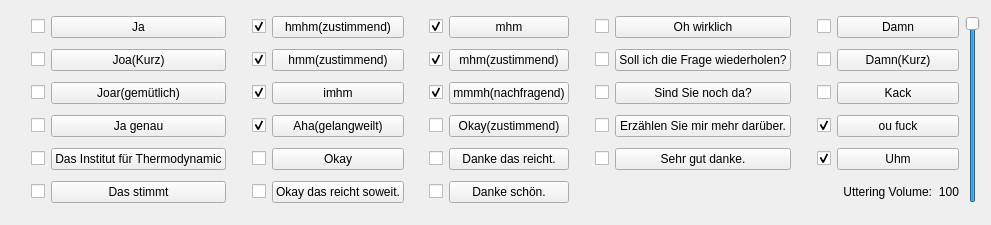
      <widget class="QWidget" name="scrollAreaWidgetContents_2">
       <property name="geometry">
        <rect>
         <x>0</x>
         <y>0</y>
         <width>991</width>
         <height>225</height>
        </rect>
       </property>
       <layout class="QGridLayout" name="gridLayout_8">
        <item row="2" column="7">
         <widget class="QPushButton" name="pushButton_79">
          <property name="sizePolicy">
           <sizepolicy hsizetype="Minimum" vsizetype="Minimum">
            <horstretch>0</horstretch>
            <verstretch>0</verstretch>
           </sizepolicy>
          </property>
          <property name="text">
           <string>Sind Sie noch da?</string>
          </property>
         </widget>
        </item>
        <item row="2" column="3">
         <widget class="QPushButton" name="pushButton_28">
          <property name="sizePolicy">
           <sizepolicy hsizetype="Minimum" vsizetype="Minimum">
            <horstretch>0</horstretch>
            <verstretch>0</verstretch>
           </sizepolicy>
          </property>
          <property name="text">
           <string>imhm</string>
          </property>
         </widget>
        </item>
        <item row="3" column="1">
         <widget class="QPushButton" name="pushButton_24">
          <property name="sizePolicy">
           <sizepolicy hsizetype="Minimum" vsizetype="Minimum">
            <horstretch>0</horstretch>
            <verstretch>0</verstretch>
           </sizepolicy>
          </property>
          <property name="text">
           <string>Ja genau</string>
          </property>
         </widget>
        </item>
        <item row="0" column="7">
         <widget class="QPushButton" name="pushButton_85">
          <property name="sizePolicy">
           <sizepolicy hsizetype="Minimum" vsizetype="Minimum">
            <horstretch>0</horstretch>
            <verstretch>0</verstretch>
           </sizepolicy>
          </property>
          <property name="text">
           <string>Oh wirklich</string>
          </property>
         </widget>
        </item>
        <item row="3" column="7">
         <widget class="QPushButton" name="pushButton_52">
          <property name="sizePolicy">
           <sizepolicy hsizetype="Minimum" vsizetype="Minimum">
            <horstretch>0</horstretch>
            <verstretch>0</verstretch>
           </sizepolicy>
          </property>
          <property name="text">
           <string>Erzählen Sie mir mehr darüber.</string>
          </property>
         </widget>
        </item>
        <item row="3" column="9">
         <widget class="QPushButton" name="pushButton_43">
          <property name="sizePolicy">
           <sizepolicy hsizetype="Minimum" vsizetype="Minimum">
            <horstretch>0</horstretch>
            <verstretch>0</verstretch>
           </sizepolicy>
          </property>
          <property name="text">
           <string>ou fuck</string>
          </property>
         </widget>
        </item>
        <item row="0" column="5">
         <widget class="QPushButton" name="pushButton_81">
          <property name="sizePolicy">
           <sizepolicy hsizetype="Minimum" vsizetype="Minimum">
            <horstretch>0</horstretch>
            <verstretch>0</verstretch>
           </sizepolicy>
          </property>
          <property name="text">
           <string>mhm</string>
          </property>
         </widget>
        </item>
        <item row="3" column="3">
         <widget class="QPushButton" name="pushButton_83">
          <property name="sizePolicy">
           <sizepolicy hsizetype="Minimum" vsizetype="Minimum">
            <horstretch>0</horstretch>
            <verstretch>0</verstretch>
           </sizepolicy>
          </property>
          <property name="text">
           <string>Aha(gelangweilt)</string>
          </property>
         </widget>
        </item>
        <item row="5" column="3">
         <widget class="QPushButton" name="pushButton_56">
          <property name="sizePolicy">
           <sizepolicy hsizetype="Minimum" vsizetype="Minimum">
            <horstretch>0</horstretch>
            <verstretch>0</verstretch>
           </sizepolicy>
          </property>
          <property name="text">
           <string>Okay das reicht soweit.</string>
          </property>
         </widget>
        </item>
        <item row="1" column="1">
         <widget class="QPushButton" name="pushButton_21">
          <property name="sizePolicy">
           <sizepolicy hsizetype="Minimum" vsizetype="Minimum">
            <horstretch>0</horstretch>
            <verstretch>0</verstretch>
           </sizepolicy>
          </property>
          <property name="text">
           <string>Joa(Kurz)</string>
          </property>
         </widget>
        </item>
        <item row="4" column="3">
         <widget class="QPushButton" name="pushButton_86">
          <property name="sizePolicy">
           <sizepolicy hsizetype="Minimum" vsizetype="Minimum">
            <horstretch>0</horstretch>
            <verstretch>0</verstretch>
           </sizepolicy>
          </property>
          <property name="text">
           <string>Okay</string>
          </property>
         </widget>
        </item>
        <item row="4" column="5">
         <widget class="QPushButton" name="pushButton_59">
          <property name="sizePolicy">
           <sizepolicy hsizetype="Minimum" vsizetype="Minimum">
            <horstretch>0</horstretch>
            <verstretch>0</verstretch>
           </sizepolicy>
          </property>
          <property name="text">
           <string>Danke das reicht.</string>
          </property>
         </widget>
        </item>
        <item row="5" column="5">
         <widget class="QPushButton" name="pushButton_48">
          <property name="sizePolicy">
           <sizepolicy hsizetype="Minimum" vsizetype="Minimum">
            <horstretch>0</horstretch>
            <verstretch>0</verstretch>
           </sizepolicy>
          </property>
          <property name="text">
           <string>Danke schön.</string>
          </property>
         </widget>
        </item>
        <item row="4" column="7">
         <widget class="QPushButton" name="pushButton_54">
          <property name="sizePolicy">
           <sizepolicy hsizetype="Minimum" vsizetype="Minimum">
            <horstretch>0</horstretch>
            <verstretch>0</verstretch>
           </sizepolicy>
          </property>
          <property name="text">
           <string>Sehr gut danke.</string>
          </property>
         </widget>
        </item>
        <item row="2" column="1">
         <widget class="QPushButton" name="pushButton_20">
          <property name="sizePolicy">
           <sizepolicy hsizetype="Minimum" vsizetype="Minimum">
            <horstretch>0</horstretch>
            <verstretch>0</verstretch>
           </sizepolicy>
          </property>
          <property name="text">
           <string>Joar(gemütlich)</string>
          </property>
         </widget>
        </item>
        <item row="2" column="5">
         <widget class="QPushButton" name="pushButton_87">
          <property name="sizePolicy">
           <sizepolicy hsizetype="Minimum" vsizetype="Minimum">
            <horstretch>0</horstretch>
            <verstretch>0</verstretch>
           </sizepolicy>
          </property>
          <property name="text">
           <string>mmmh(nachfragend)</string>
          </property>
         </widget>
        </item>
        <item row="3" column="5">
         <widget class="QPushButton" name="pushButton_90">
          <property name="sizePolicy">
           <sizepolicy hsizetype="Minimum" vsizetype="Minimum">
            <horstretch>0</horstretch>
            <verstretch>0</verstretch>
           </sizepolicy>
          </property>
          <property name="text">
           <string>Okay(zustimmend)</string>
          </property>
         </widget>
        </item>
        <item row="1" column="5">
         <widget class="QPushButton" name="pushButton_58">
          <property name="sizePolicy">
           <sizepolicy hsizetype="Minimum" vsizetype="Minimum">
            <horstretch>0</horstretch>
            <verstretch>0</verstretch>
           </sizepolicy>
          </property>
          <property name="text">
           <string>mhm(zustimmend)</string>
          </property>
         </widget>
        </item>
        <item row="2" column="9">
         <widget class="QPushButton" name="pushButton_39">
          <property name="sizePolicy">
           <sizepolicy hsizetype="Minimum" vsizetype="Minimum">
            <horstretch>0</horstretch>
            <verstretch>0</verstretch>
           </sizepolicy>
          </property>
          <property name="text">
           <string>Kack</string>
          </property>
         </widget>
        </item>
        <item row="0" column="1">
         <widget class="QPushButton" name="pushButton_18">
          <property name="sizePolicy">
           <sizepolicy hsizetype="Minimum" vsizetype="Minimum">
            <horstretch>0</horstretch>
            <verstretch>0</verstretch>
           </sizepolicy>
          </property>
          <property name="text">
           <string>Ja</string>
          </property>
         </widget>
        </item>
        <item row="1" column="3">
         <widget class="QPushButton" name="pushButton_40">
          <property name="sizePolicy">
           <sizepolicy hsizetype="Minimum" vsizetype="Minimum">
            <horstretch>0</horstretch>
            <verstretch>0</verstretch>
           </sizepolicy>
          </property>
          <property name="text">
           <string>hmm(zustimmend)</string>
          </property>
         </widget>
        </item>
        <item row="4" column="1">
         <widget class="QPushButton" name="pushButton_31">
          <property name="sizePolicy">
           <sizepolicy hsizetype="Minimum" vsizetype="Minimum">
            <horstretch>0</horstretch>
            <verstretch>0</verstretch>
           </sizepolicy>
          </property>
          <property name="text">
           <string>Das Institut für Thermodynamic</string>
          </property>
         </widget>
        </item>
        <item row="4" column="9">
         <widget class="QPushButton" name="pushButton_65">
          <property name="sizePolicy">
           <sizepolicy hsizetype="Minimum" vsizetype="Minimum">
            <horstretch>0</horstretch>
            <verstretch>0</verstretch>
           </sizepolicy>
          </property>
          <property name="autoFillBackground">
           <bool>false</bool>
          </property>
          <property name="text">
           <string>Uhm</string>
          </property>
         </widget>
        </item>
        <item row="5" column="1">
         <widget class="QPushButton" name="pushButton_33">
          <property name="sizePolicy">
           <sizepolicy hsizetype="Minimum" vsizetype="Minimum">
            <horstretch>0</horstretch>
            <verstretch>0</verstretch>
           </sizepolicy>
          </property>
          <property name="text">
           <string>Das stimmt</string>
          </property>
         </widget>
        </item>
        <item row="0" column="9">
         <widget class="QPushButton" name="pushButton_36">
          <property name="sizePolicy">
           <sizepolicy hsizetype="Minimum" vsizetype="Minimum">
            <horstretch>0</horstretch>
            <verstretch>0</verstretch>
           </sizepolicy>
          </property>
          <property name="text">
           <string>Damn</string>
          </property>
         </widget>
        </item>
        <item row="1" column="9">
         <widget class="QPushButton" name="pushButton_84">
          <property name="sizePolicy">
           <sizepolicy hsizetype="Minimum" vsizetype="Minimum">
            <horstretch>0</horstretch>
            <verstretch>0</verstretch>
           </sizepolicy>
          </property>
          <property name="text">
           <string>Damn(Kurz)</string>
          </property>
         </widget>
        </item>
        <item row="1" column="7">
         <widget class="QPushButton" name="pushButton_78">
          <property name="text">
           <string>Soll ich die Frage wiederholen?</string>
          </property>
         </widget>
        </item>
        <item row="0" column="3">
         <widget class="QPushButton" name="pushButton_80">
          <property name="sizePolicy">
           <sizepolicy hsizetype="Minimum" vsizetype="Minimum">
            <horstretch>0</horstretch>
            <verstretch>0</verstretch>
           </sizepolicy>
          </property>
          <property name="text">
           <string>hmhm(zustimmend)</string>
          </property>
         </widget>
        </item>
        <item row="0" column="10" rowspan="6">
         <widget class="QSlider" name="slider_1">
          <property name="sizePolicy">
           <sizepolicy hsizetype="Fixed" vsizetype="Minimum">
            <horstretch>0</horstretch>
            <verstretch>0</verstretch>
           </sizepolicy>
          </property>
          <property name="maximum">
           <number>100</number>
          </property>
          <property name="value">
           <number>100</number>
          </property>
          <property name="orientation">
           <enum>Qt::Vertical</enum>
          </property>
         </widget>
        </item>
        <item row="5" column="9">
         <layout class="QGridLayout" name="gridLayout_5">
          <item row="0" column="0">
           <widget class="QFrame" name="frame_5">
            <property name="frameShape">
             <enum>QFrame::NoFrame</enum>
            </property>
            <property name="frameShadow">
             <enum>QFrame::Plain</enum>
            </property>
           </widget>
          </item>
          <item row="0" column="1">
           <layout class="QGridLayout" name="gridLayout_2">
            <item row="0" column="0">
             <widget class="QLabel" name="label">
              <property name="text">
               <string>&lt;html&gt;&lt;head/&gt;&lt;body&gt;&lt;p align=&quot;right&quot;&gt;Uttering Volume:&lt;/p&gt;&lt;/body&gt;&lt;/html&gt;</string>
              </property>
              <property name="alignment">
               <set>Qt::AlignRight|Qt::AlignTrailing|Qt::AlignVCenter</set>
              </property>
             </widget>
            </item>
            <item row="0" column="1">
             <widget class="QLabel" name="label_3">
              <property name="sizePolicy">
               <sizepolicy hsizetype="Preferred" vsizetype="Preferred">
                <horstretch>0</horstretch>
                <verstretch>0</verstretch>
               </sizepolicy>
              </property>
              <property name="minimumSize">
               <size>
                <width>20</width>
                <height>0</height>
               </size>
              </property>
              <property name="text">
               <string>100</string>
              </property>
              <property name="alignment">
               <set>Qt::AlignRight|Qt::AlignTrailing|Qt::AlignVCenter</set>
              </property>
             </widget>
            </item>
           </layout>
          </item>
         </layout>
        </item>
        <item row="5" column="2">
         <widget class="QCheckBox" name="checkBox_56">
          <property name="layoutDirection">
           <enum>Qt::RightToLeft</enum>
          </property>
          <property name="text">
           <string/>
          </property>
         </widget>
        </item>
        <item row="3" column="2">
         <widget class="QCheckBox" name="checkBox_83">
          <property name="layoutDirection">
           <enum>Qt::RightToLeft</enum>
          </property>
          <property name="text">
           <string/>
          </property>
          <property name="checked">
           <bool>true</bool>
          </property>
         </widget>
        </item>
        <item row="4" column="2">
         <widget class="QCheckBox" name="checkBox_86">
          <property name="layoutDirection">
           <enum>Qt::RightToLeft</enum>
          </property>
          <property name="text">
           <string/>
          </property>
         </widget>
        </item>
        <item row="2" column="4">
         <widget class="QCheckBox" name="checkBox_87">
          <property name="layoutDirection">
           <enum>Qt::RightToLeft</enum>
          </property>
          <property name="text">
           <string/>
          </property>
          <property name="checked">
           <bool>true</bool>
          </property>
         </widget>
        </item>
        <item row="0" column="4">
         <widget class="QCheckBox" name="checkBox_81">
          <property name="layoutDirection">
           <enum>Qt::RightToLeft</enum>
          </property>
          <property name="text">
           <string/>
          </property>
          <property name="checked">
           <bool>true</bool>
          </property>
         </widget>
        </item>
        <item row="3" column="4">
         <widget class="QCheckBox" name="checkBox_90">
          <property name="layoutDirection">
           <enum>Qt::RightToLeft</enum>
          </property>
          <property name="text">
           <string/>
          </property>
         </widget>
        </item>
        <item row="1" column="4">
         <widget class="QCheckBox" name="checkBox_58">
          <property name="layoutDirection">
           <enum>Qt::RightToLeft</enum>
          </property>
          <property name="text">
           <string/>
          </property>
          <property name="checked">
           <bool>true</bool>
          </property>
         </widget>
        </item>
        <item row="0" column="0">
         <widget class="QCheckBox" name="checkBox_18">
          <property name="layoutDirection">
           <enum>Qt::RightToLeft</enum>
          </property>
          <property name="text">
           <string/>
          </property>
         </widget>
        </item>
        <item row="2" column="6">
         <widget class="QCheckBox" name="checkBox_79">
          <property name="layoutDirection">
           <enum>Qt::RightToLeft</enum>
          </property>
          <property name="text">
           <string/>
          </property>
         </widget>
        </item>
        <item row="0" column="6">
         <widget class="QCheckBox" name="checkBox_85">
          <property name="layoutDirection">
           <enum>Qt::RightToLeft</enum>
          </property>
          <property name="text">
           <string/>
          </property>
         </widget>
        </item>
        <item row="4" column="6">
         <widget class="QCheckBox" name="checkBox_54">
          <property name="layoutDirection">
           <enum>Qt::RightToLeft</enum>
          </property>
          <property name="text">
           <string/>
          </property>
         </widget>
        </item>
        <item row="4" column="4">
         <widget class="QCheckBox" name="checkBox_59">
          <property name="layoutDirection">
           <enum>Qt::RightToLeft</enum>
          </property>
          <property name="text">
           <string/>
          </property>
         </widget>
        </item>
        <item row="3" column="6">
         <widget class="QCheckBox" name="checkBox_52">
          <property name="layoutDirection">
           <enum>Qt::RightToLeft</enum>
          </property>
          <property name="text">
           <string/>
          </property>
         </widget>
        </item>
        <item row="5" column="4">
         <widget class="QCheckBox" name="checkBox_48">
          <property name="layoutDirection">
           <enum>Qt::RightToLeft</enum>
          </property>
          <property name="text">
           <string/>
          </property>
         </widget>
        </item>
        <item row="1" column="6">
         <widget class="QCheckBox" name="checkBox_78">
          <property name="layoutDirection">
           <enum>Qt::RightToLeft</enum>
          </property>
          <property name="text">
           <string/>
          </property>
         </widget>
        </item>
        <item row="1" column="0">
         <widget class="QCheckBox" name="checkBox_21">
          <property name="layoutDirection">
           <enum>Qt::RightToLeft</enum>
          </property>
          <property name="text">
           <string/>
          </property>
         </widget>
        </item>
        <item row="2" column="0">
         <widget class="QCheckBox" name="checkBox_20">
          <property name="layoutDirection">
           <enum>Qt::RightToLeft</enum>
          </property>
          <property name="text">
           <string/>
          </property>
         </widget>
        </item>
        <item row="3" column="0">
         <widget class="QCheckBox" name="checkBox_24">
          <property name="layoutDirection">
           <enum>Qt::RightToLeft</enum>
          </property>
          <property name="text">
           <string/>
          </property>
         </widget>
        </item>
        <item row="4" column="0">
         <widget class="QCheckBox" name="checkBox_31">
          <property name="layoutDirection">
           <enum>Qt::RightToLeft</enum>
          </property>
          <property name="text">
           <string/>
          </property>
         </widget>
        </item>
        <item row="5" column="0">
         <widget class="QCheckBox" name="checkBox_33">
          <property name="layoutDirection">
           <enum>Qt::RightToLeft</enum>
          </property>
          <property name="text">
           <string/>
          </property>
         </widget>
        </item>
        <item row="0" column="2">
         <widget class="QCheckBox" name="checkBox_80">
          <property name="layoutDirection">
           <enum>Qt::RightToLeft</enum>
          </property>
          <property name="text">
           <string/>
          </property>
          <property name="checked">
           <bool>true</bool>
          </property>
         </widget>
        </item>
        <item row="1" column="2">
         <widget class="QCheckBox" name="checkBox_40">
          <property name="layoutDirection">
           <enum>Qt::RightToLeft</enum>
          </property>
          <property name="text">
           <string/>
          </property>
          <property name="checked">
           <bool>true</bool>
          </property>
         </widget>
        </item>
        <item row="2" column="2">
         <widget class="QCheckBox" name="checkBox_28">
          <property name="layoutDirection">
           <enum>Qt::RightToLeft</enum>
          </property>
          <property name="text">
           <string/>
          </property>
          <property name="checked">
           <bool>true</bool>
          </property>
         </widget>
        </item>
        <item row="0" column="8">
         <widget class="QCheckBox" name="checkBox_36">
          <property name="layoutDirection">
           <enum>Qt::RightToLeft</enum>
          </property>
          <property name="text">
           <string/>
          </property>
         </widget>
        </item>
        <item row="1" column="8">
         <widget class="QCheckBox" name="checkBox_84">
          <property name="layoutDirection">
           <enum>Qt::RightToLeft</enum>
          </property>
          <property name="text">
           <string/>
          </property>
         </widget>
        </item>
        <item row="2" column="8">
         <widget class="QCheckBox" name="checkBox_39">
          <property name="layoutDirection">
           <enum>Qt::RightToLeft</enum>
          </property>
          <property name="text">
           <string/>
          </property>
         </widget>
        </item>
        <item row="3" column="8">
         <widget class="QCheckBox" name="checkBox_43">
          <property name="layoutDirection">
           <enum>Qt::RightToLeft</enum>
          </property>
          <property name="text">
           <string/>
          </property>
          <property name="checked">
           <bool>true</bool>
          </property>
         </widget>
        </item>
        <item row="4" column="8">
         <widget class="QCheckBox" name="checkBox_65">
          <property name="layoutDirection">
           <enum>Qt::RightToLeft</enum>
          </property>
          <property name="text">
           <string/>
          </property>
          <property name="checked">
           <bool>true</bool>
          </property>
         </widget>
        </item>
       </layout>
      </widget>
